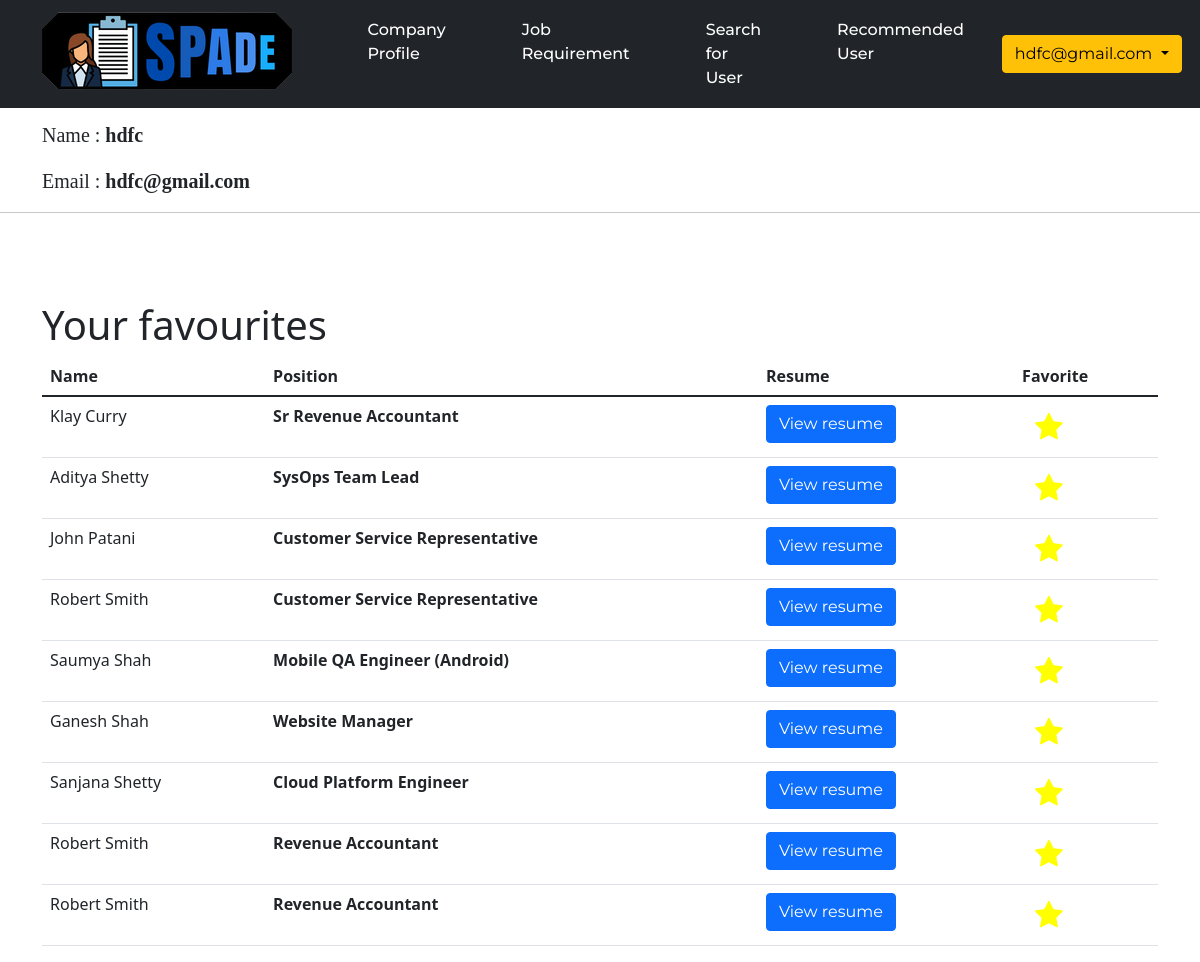
The page /companyprofile (signed in) on the database its author committed.
### app.py (models this page shows)
class Company(db.Model):
    sno = db.Column(db.Integer, primary_key=True)
    name = db.Column(db.String(200), nullable=False)
    username = db.Column(db.String(200), unique=True)
    password = db.Column(db.String(200), nullable=False)
    jobTitle = db.Column(db.String(200), nullable=True)
    pdf = db.Column(db.String(200), nullable=True)

class User(db.Model):
    sno = db.Column(db.Integer, primary_key=True)
    name = db.Column(db.String(200), nullable=False)
    username = db.Column(db.String(200), unique=True)
    password = db.Column(db.String(200), nullable=False)
    resume = db.Column(db.String(200), nullable=True)
    position = db.Column(db.String(200), nullable=True)

class Companyfavourite(db.Model):
    sno = db.Column(db.Integer, primary_key=True)
    companysno = db.Column(db.Integer, ForeignKey("company.sno"), nullable=False)
    usersno = db.Column(db.Integer, ForeignKey("user.sno"), nullable=False)

### app.py (the view)
@app.route("/companyprofile")
def companyprofile():
    if 'company' in session:
        username = session['company']
        companyDetails = Company.query.filter_by(username=username).first()
        companyfavourite = Companyfavourite.query.filter_by(companysno = companyDetails.sno)
        return render_template('companyprofile.html', companyDetails=companyDetails, companyfavourite=companyfavourite)
    return redirect(url_for('companylogin'))

### app.py (called while the page is built)
def userdetailsincompanyfavourite(usersno):
    return User.query.filter_by(sno=usersno).first()

@app.context_processor
def context_processor():
    return dict(percentagematchfuzzy=percentagematchfuzzy,userincompanyfavourite = userincompanyfavourite, userdetailsincompanyfavourite = userdetailsincompanyfavourite, companyjobreq=companyjobreq, percentagematch = percentagematch, companydetailsincompanyfavourite=companydetailsincompanyfavourite)

### templates/companyprofile.html (shortened to what this page needs)
{% extends 'companynavbar.html' %}
{% block companynavbar %}
<div class="container">
	<p style="font-size: 20px; font-family: serif, georgia">
		Name : <b>{{companyDetails.name}}</b>
	</p>
	<p style="font-size: 20px; font-family: serif, georgia">
		Email : <b>{{companyDetails.username}}</b>
	</p>
</div>
<hr />
<br /><br /><br />
<div class="container">
	{% if companyfavourite %}
	<h1>Your favourites</h1>
	<table class="table">
		<thead>
			<tr>
				<th>
					Name
				</th>
				<th>
					Position
				</th>
				<th>
					Resume
				</th>
				<th>
					Favorite
				</th>
			</tr>
		</thead>
		<tbody>
			{% for i in companyfavourite %}
			{% set companyDetails = userdetailsincompanyfavourite(i.usersno) %}
			<tr id="tr{{companyDetails.sno}}">
				<td>{{companyDetails.name}}</td>
				<td style="font-weight: bold">
					{% if companyDetails.position %}
					{{companyDetails.position}}
					{% else %}
					No Details
					{% endif %}
				</td>
				<td>
					{% if companyDetails.resume %}
					<a href="static/resumes/{{companyDetails.resume}}" class="btn btn-primary" target="__blank">
						View resume
					</a>
					{% else %}
					No Resume
					{% endif %}
				</td>
				<td>
					<div id="deletefavourite{{companyDetails.sno}}">
						<form class="deletefavourite" id="{{companyDetails.sno}}">
							<button type="submit" class="btn" class="update_form">
								<i type="submit" class="fa fa-star" style="color: yellow;font-size: 30px;"></i>
							</button>
						</form>
					</div>
				</td>
			</tr>
			{% endfor %}
		</tbody>
	</table>
	{% endif %}
</div>
{% endblock companynavbar %}

### templates/companynavbar.html (shortened to what this page needs)
<!DOCTYPE html>
<html lang="en">
<head>
  <link href="https://cdn.jsdelivr.net/npm/bootstrap@5.1.1/dist/css/bootstrap.min.css" rel="stylesheet"
 />
  <link rel="stylesheet" href="https://cdnjs.cloudflare.com/ajax/libs/font-awesome/4.7.0/css/font-awesome.min.css" />
  <link rel="stylesheet" href="{{url_for('static', filename='css/style.css')}}" />
</head>
<body>
  <section class="mb-4">
    <nav class="navbar sticky-top navbar-expand-sm navbar-dark bg-dark py-1">
      <div class="container-fluid container">
        <img src="{{url_for('static', filename='images/logo1.png')}}">Logo</img>
        <div class="collapse navbar-collapse nav-items" id="mynavbar">
          <ul class="navbar-nav me-auto">
            <li class="nav-item active">
              <a class="nav-link" href="/companyprofile">Company Profile</a>
            </li>
            <li class="nav-item">
              <a class="nav-link" href="/companyJobRequirement">Job Requirement</a>
            </li>
            <li class="nav-item">
              <a class="nav-link" href="/searchuser">Search for User</a>
            </li>
            <li class="nav-item">
              <a class="nav-link" href="/recommendeduser">Recommended User</a>
            </li>
          </ul>
          <div class="dropdown">
            <button class="btn btn-warning dropdown-toggle" type="button" id="dropdownMenuButton1"
              data-bs-toggle="dropdown" aria-expanded="false">
              {{companyDetails.username}}
            </button>
          </div>
        </div>
      </div>
    </nav>
    <br><br><br><br>
  </section>
  {% block companynavbar %} {% endblock companynavbar %}
</body>
</html>

### static/css/style.css (style rules this page uses)
* { box-sizing: border-box; margin: 0; padding: 0; }
li, a, button { font-family: "Montserrat", sans-serif; font-weight: 500; font-size: 16px; text-decoration: none; }
li a { color: white; }
a { color: white; }
button { padding: 9px 25px; background-color: rgb(169, 0, 0); border: none; border-radius: 50px; cursor: pointer; transition: all 0.3s ease 0s; }

### templates/companynavbar.html (style rules this page uses)
.navbar-nav li { padding-left: 30px; padding-right: 30px; color: #ffffff !important; }
.navbar-nav a { color: #ffffff !important; }
.navbar { position: fixed; width: 100%; }

### rows shown on the page
Company: username "hdfc@gmail.com", name "hdfc"
User: name "Klay Curry", position "Sr Revenue Accountant"
User: name "Aditya Shetty", position "SysOps Team Lead"
User: name "John Patani", position "Customer Service Representative"
User: name "Robert Smith", position "Customer Service Representative"
User: name "Saumya Shah", position "Mobile QA Engineer (Android)"
User: name "Ganesh Shah", position "Website Manager"
User: name "Sanjana Shetty", position "Cloud Platform Engineer"
User: name "Robert Smith", position "Revenue Accountant"
